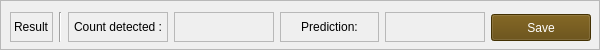
             <widget class="QFrame" name="frame_10">
              <property name="sizePolicy">
               <sizepolicy hsizetype="Maximum" vsizetype="Preferred">
                <horstretch>0</horstretch>
                <verstretch>0</verstretch>
               </sizepolicy>
              </property>
              <property name="maximumSize">
               <size>
                <width>600</width>
                <height>50</height>
               </size>
              </property>
              <property name="frameShape">
               <enum>QFrame::StyledPanel</enum>
              </property>
              <property name="frameShadow">
               <enum>QFrame::Raised</enum>
              </property>
              <widget class="QWidget" name="layoutWidget">
               <property name="geometry">
                <rect>
                 <x>10</x>
                 <y>7</y>
                 <width>581</width>
                 <height>41</height>
                </rect>
               </property>
               <layout class="QHBoxLayout" name="horizontalLayout_13">
                <item>
                 <widget class="QLabel" name="label_84">
                  <property name="sizePolicy">
                   <sizepolicy hsizetype="Maximum" vsizetype="Maximum">
                    <horstretch>0</horstretch>
                    <verstretch>0</verstretch>
                   </sizepolicy>
                  </property>
                  <property name="maximumSize">
                   <size>
                    <width>16777215</width>
                    <height>30</height>
                   </size>
                  </property>
                  <property name="font">
                   <font>
                    <weight>50</weight>
                    <bold>false</bold>
                   </font>
                  </property>
                  <property name="frameShape">
                   <enum>QFrame::StyledPanel</enum>
                  </property>
                  <property name="text">
                   <string>Result</string>
                  </property>
                 </widget>
                </item>
                <item>
                 <widget class="Line" name="line_27">
                  <property name="maximumSize">
                   <size>
                    <width>16777215</width>
                    <height>30</height>
                   </size>
                  </property>
                  <property name="orientation">
                   <enum>Qt::Vertical</enum>
                  </property>
                 </widget>
                </item>
                <item>
                 <widget class="QLabel" name="label_32">
                  <property name="sizePolicy">
                   <sizepolicy hsizetype="Minimum" vsizetype="Maximum">
                    <horstretch>0</horstretch>
                    <verstretch>0</verstretch>
                   </sizepolicy>
                  </property>
                  <property name="maximumSize">
                   <size>
                    <width>16777215</width>
                    <height>30</height>
                   </size>
                  </property>
                  <property name="styleSheet">
                   <string notr="true"/>
                  </property>
                  <property name="frameShape">
                   <enum>QFrame::StyledPanel</enum>
                  </property>
                  <property name="text">
                   <string>Count detected :</string>
                  </property>
                  <property name="alignment">
                   <set>Qt::AlignCenter</set>
                  </property>
                 </widget>
                </item>
                <item>
                 <widget class="QLabel" name="num_detect_out">
                  <property name="sizePolicy">
                   <sizepolicy hsizetype="Minimum" vsizetype="Maximum">
                    <horstretch>0</horstretch>
                    <verstretch>0</verstretch>
                   </sizepolicy>
                  </property>
                  <property name="minimumSize">
                   <size>
                    <width>0</width>
                    <height>0</height>
                   </size>
                  </property>
                  <property name="maximumSize">
                   <size>
                    <width>16777215</width>
                    <height>30</height>
                   </size>
                  </property>
                  <property name="frameShape">
                   <enum>QFrame::StyledPanel</enum>
                  </property>
                  <property name="text">
                   <string/>
                  </property>
                 </widget>
                </item>
                <item>
                 <widget class="QLabel" name="label_31">
                  <property name="sizePolicy">
                   <sizepolicy hsizetype="Minimum" vsizetype="Maximum">
                    <horstretch>0</horstretch>
                    <verstretch>0</verstretch>
                   </sizepolicy>
                  </property>
                  <property name="maximumSize">
                   <size>
                    <width>16777215</width>
                    <height>30</height>
                   </size>
                  </property>
                  <property name="styleSheet">
                   <string notr="true"/>
                  </property>
                  <property name="frameShape">
                   <enum>QFrame::StyledPanel</enum>
                  </property>
                  <property name="text">
                   <string>Prediction:</string>
                  </property>
                  <property name="alignment">
                   <set>Qt::AlignCenter</set>
                  </property>
                 </widget>
                </item>
                <item>
                 <widget class="QLabel" name="prediction_out">
                  <property name="sizePolicy">
                   <sizepolicy hsizetype="Minimum" vsizetype="Maximum">
                    <horstretch>0</horstretch>
                    <verstretch>0</verstretch>
                   </sizepolicy>
                  </property>
                  <property name="minimumSize">
                   <size>
                    <width>0</width>
                    <height>0</height>
                   </size>
                  </property>
                  <property name="maximumSize">
                   <size>
                    <width>16777215</width>
                    <height>30</height>
                   </size>
                  </property>
                  <property name="frameShape">
                   <enum>QFrame::StyledPanel</enum>
                  </property>
                  <property name="text">
                   <string/>
                  </property>
                 </widget>
                </item>
                <item>
                 <widget class="QPushButton" name="btn_save_img_outside">
                  <property name="maximumSize">
                   <size>
                    <width>16777215</width>
                    <height>27</height>
                   </size>
                  </property>
                  <property name="styleSheet">
                   <string notr="true">color: rgb(255, 255, 255);
background-color: #5E4404;</string>
                  </property>
                  <property name="text">
                   <string>Save</string>
                  </property>
                 </widget>
                </item>
               </layout>
              </widget>
             </widget>
